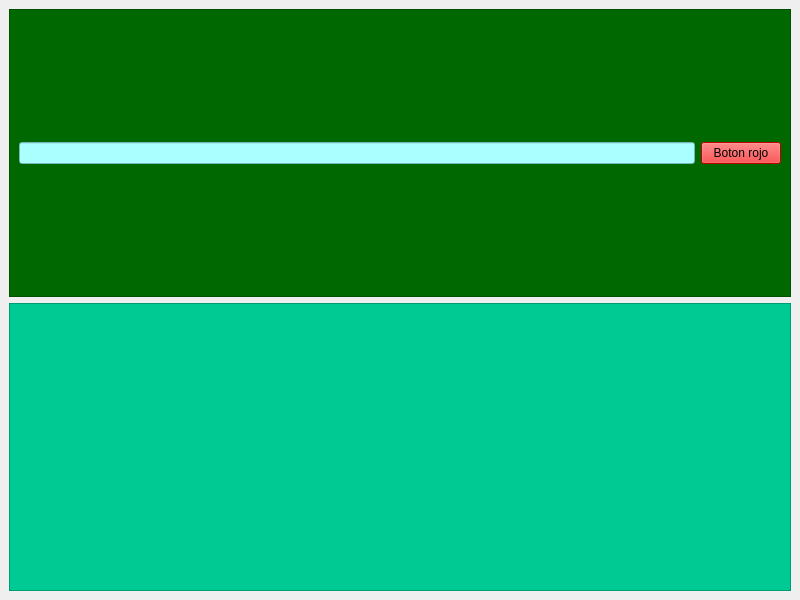
<?xml version="1.0" encoding="UTF-8"?>
<ui version="4.0">
 <class>MainWindow</class>
 <widget class="QMainWindow" name="MainWindow">
  <property name="geometry">
   <rect>
    <x>0</x>
    <y>0</y>
    <width>800</width>
    <height>600</height>
   </rect>
  </property>
  <property name="windowTitle">
   <string>MainWindow</string>
  </property>
  <widget class="QWidget" name="centralwidget">
   <layout class="QVBoxLayout" name="verticalLayout">
    <item>
     <widget class="QFrame" name="frame">
      <property name="styleSheet">
       <string notr="true">background-color: rgb(0, 104, 0);</string>
      </property>
      <property name="frameShape">
       <enum>QFrame::StyledPanel</enum>
      </property>
      <property name="frameShadow">
       <enum>QFrame::Raised</enum>
      </property>
      <layout class="QHBoxLayout" name="horizontalLayout">
       <item>
        <widget class="QLineEdit" name="txtValor">
         <property name="styleSheet">
          <string notr="true">background-color: rgb(170, 255, 255);</string>
         </property>
        </widget>
       </item>
       <item>
        <widget class="QPushButton" name="btnNombre">
         <property name="styleSheet">
          <string notr="true">background-color: rgb(255, 0, 0);</string>
         </property>
         <property name="text">
          <string>Boton rojo</string>
         </property>
        </widget>
       </item>
      </layout>
     </widget>
    </item>
    <item>
     <widget class="QFrame" name="frame_2">
      <property name="styleSheet">
       <string notr="true">background-color: rgb(0, 202, 148);</string>
      </property>
      <property name="frameShape">
       <enum>QFrame::StyledPanel</enum>
      </property>
      <property name="frameShadow">
       <enum>QFrame::Raised</enum>
      </property>
     </widget>
    </item>
   </layout>
  </widget>
 </widget>
 <resources/>
 <connections/>
</ui>
